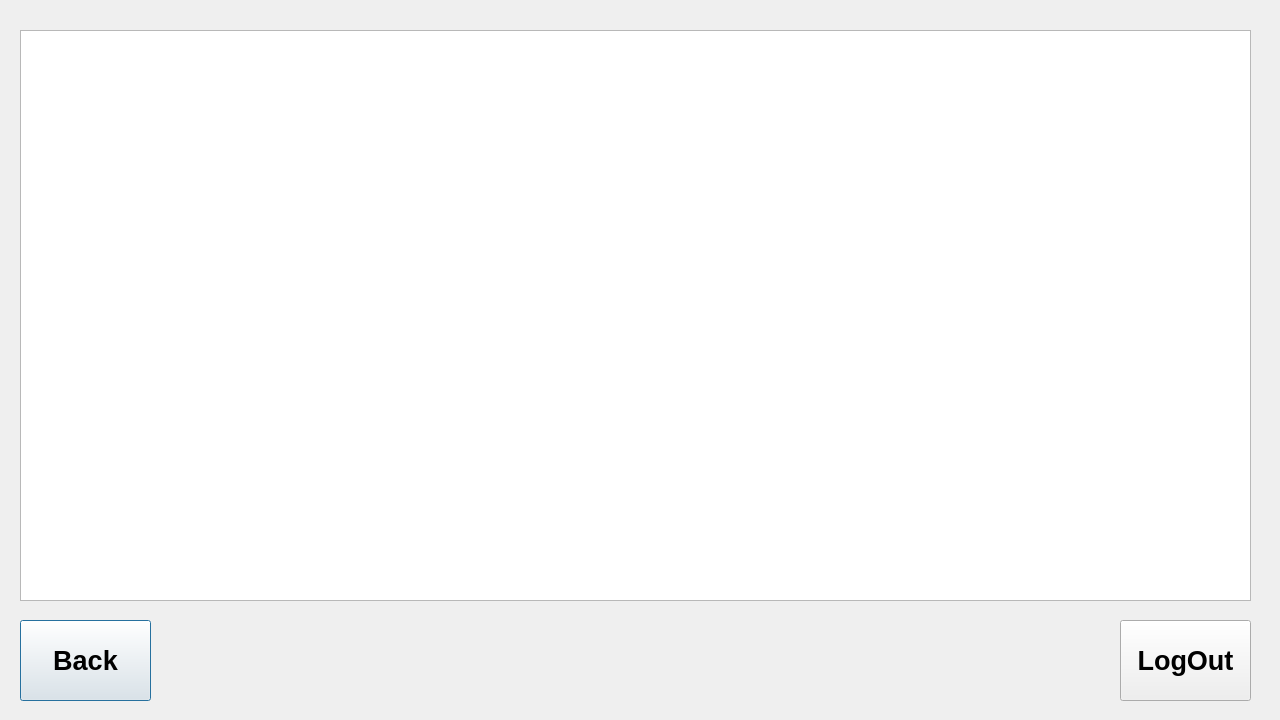
<?xml version="1.0" encoding="UTF-8"?>
<ui version="4.0">
 <class>Transactions</class>
 <widget class="QDialog" name="Transactions">
  <property name="geometry">
   <rect>
    <x>0</x>
    <y>0</y>
    <width>1280</width>
    <height>720</height>
   </rect>
  </property>
  <property name="maximumSize">
   <size>
    <width>1920</width>
    <height>1080</height>
   </size>
  </property>
  <property name="font">
   <font>
    <pointsize>20</pointsize>
   </font>
  </property>
  <property name="windowTitle">
   <string>Dialog</string>
  </property>
  <widget class="QPushButton" name="btn_Back">
   <property name="geometry">
    <rect>
     <x>20</x>
     <y>620</y>
     <width>131</width>
     <height>81</height>
    </rect>
   </property>
   <property name="font">
    <font>
     <pointsize>20</pointsize>
     <bold>true</bold>
    </font>
   </property>
   <property name="text">
    <string>Back</string>
   </property>
  </widget>
  <widget class="QPushButton" name="btn_LogOut">
   <property name="geometry">
    <rect>
     <x>1120</x>
     <y>620</y>
     <width>131</width>
     <height>81</height>
    </rect>
   </property>
   <property name="font">
    <font>
     <pointsize>20</pointsize>
     <bold>true</bold>
    </font>
   </property>
   <property name="text">
    <string>LogOut</string>
   </property>
  </widget>
  <widget class="QTableWidget" name="transactions_Table">
   <property name="geometry">
    <rect>
     <x>20</x>
     <y>30</y>
     <width>1231</width>
     <height>571</height>
    </rect>
   </property>
   <property name="font">
    <font>
     <pointsize>20</pointsize>
    </font>
   </property>
   <property name="alternatingRowColors">
    <bool>true</bool>
   </property>
  </widget>
 </widget>
 <resources/>
 <connections/>
</ui>
